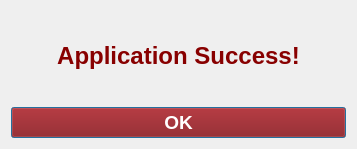
<?xml version="1.0" encoding="UTF-8"?>
<ui version="4.0">
 <class>Dialog</class>
 <widget class="QDialog" name="Dialog">
  <property name="geometry">
   <rect>
    <x>0</x>
    <y>0</y>
    <width>357</width>
    <height>149</height>
   </rect>
  </property>
  <property name="windowTitle">
   <string>Dialog</string>
  </property>
  <layout class="QGridLayout" name="gridLayout">
   <item row="0" column="0">
    <layout class="QVBoxLayout" name="verticalLayout">
     <item>
      <widget class="QLabel" name="label">
       <property name="font">
        <font>
         <family>Helvetica</family>
         <pointsize>18</pointsize>
         <weight>75</weight>
         <bold>true</bold>
        </font>
       </property>
       <property name="styleSheet">
        <string notr="true">color: rgb(136, 0, 0);</string>
       </property>
       <property name="text">
        <string>Application Success!</string>
       </property>
       <property name="alignment">
        <set>Qt::AlignCenter</set>
       </property>
      </widget>
     </item>
     <item>
      <widget class="QPushButton" name="pushButton">
       <property name="font">
        <font>
         <family>Helvetica</family>
         <pointsize>14</pointsize>
         <weight>75</weight>
         <bold>true</bold>
        </font>
       </property>
       <property name="styleSheet">
        <string notr="true">color: rgb(255, 255, 255);
background-color: rgb(136, 0, 0);</string>
       </property>
       <property name="text">
        <string>OK</string>
       </property>
      </widget>
     </item>
    </layout>
   </item>
  </layout>
 </widget>
 <resources/>
 <connections/>
</ui>
